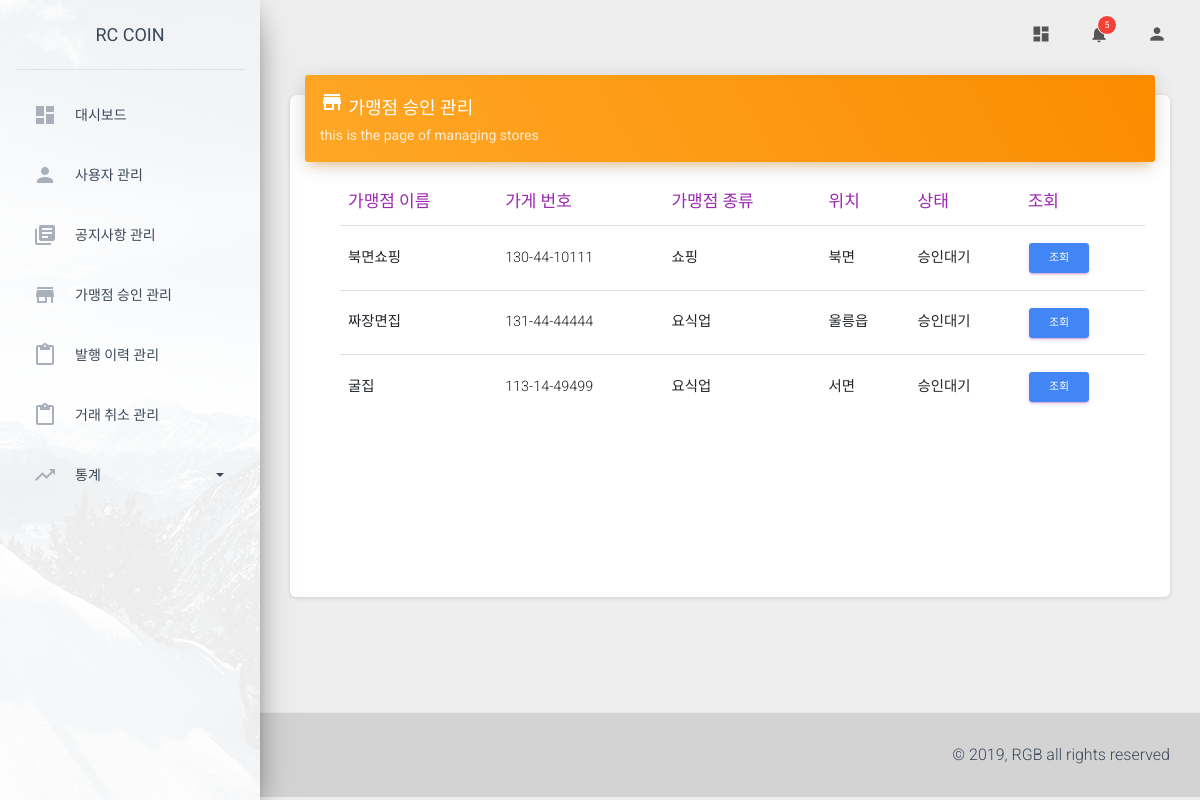
Page /operate/approval/ (signed in) on the earlier database version.
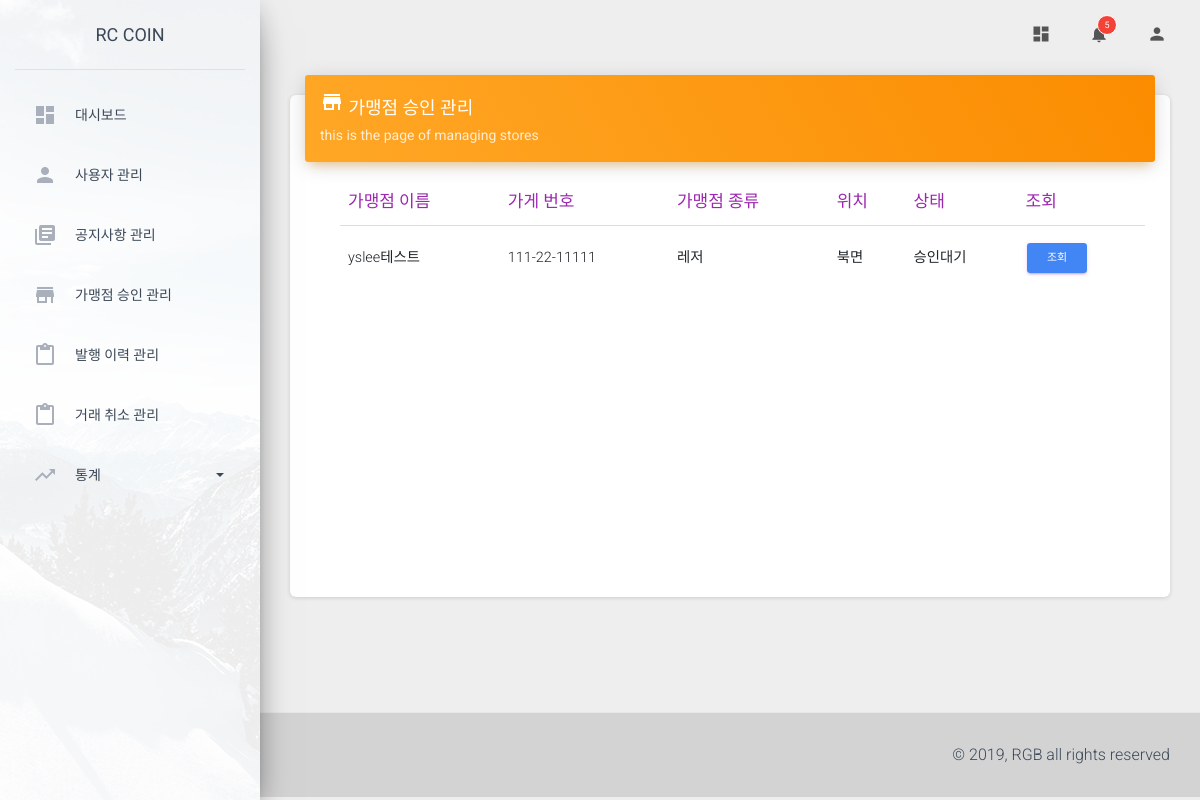
Same page on the later database version.
### store/models.py (models this page shows, shortened)
class Photo(models.Model):
    store = models.ForeignKey('Store', on_delete=models.CASCADE)
    image = ThumbnailImageField(upload_to=upload_path_handler, null=True)
    upload_date = models.DateTimeField(auto_now_add=True)
    class Meta:
        ordering = ['store']

@python_2_unicode_compatible
class Store(models.Model):
    name = models.CharField(max_length=100, null=True)
    corporate_number = models.CharField(max_length=12, null=True)
    representative = models.ForeignKey(User, null=True, on_delete=models.CASCADE)
    category = models.ForeignKey(Category, null=True, on_delete=models.CASCADE)
    location = models.ForeignKey(Location, null=True, on_delete=models.CASCADE)
    address = models.CharField(max_length=100, null=True, default='-')
    phone_number = models.CharField(max_length=15, null=True, default='-')
    url = models.CharField(max_length=100, null=True, default='-')
    opening_hour = models.CharField(max_length=2, null=True)
    opening_minute = models.CharField(max_length=2, null=True)
    closing_hour = models.CharField(max_length=2, null=True)
    closing_minute = models.CharField(max_length=2, null=True)
    description = models.TextField(blank=True)
    registered_date = models.DateTimeField(auto_now_add=True, null=True)
    modified_date = models.DateTimeField(auto_now=True)
    status = models.CharField(max_length=1, null=True)

class Category(models.Model):
    domain = models.CharField(max_length=20)
    def __str__(self):
        return self.domain

class Location(models.Model):
    loc = models.CharField(max_length=20)
    def __str__(self):
        return self.loc

### operate/views.py (the view, shortened to what this page needs)
    def wrapper(*args, **kwargs):
        request = args[0]
        request_url = request.resolver_match.url_name
        key = 'admin_name'
        context = {}
        if key in request.session:
            if bool(request.session['admin_name'] == 'admin_server') & bool(request_url != 'network') & bool(request_url != 'dashboard'):
                return redirect('operate:dashboard')
            elif bool(request.session['admin_name'] == 'admin') & bool(request_url == 'network') & bool(request_url != 'dashboard'):
                return redirect('operate:dashboard')
            else:
                return fn(request)
        else:
            context['main'] = 'main'
            return render(request, 'operate/manage_main.html', {'main': 'main'})

### operate/views.py (called while the page is built, shortened)
def login_required(fn):
    def wrapper(*args, **kwargs):
        request = args[0]
        request_url = request.resolver_match.url_name
        key = 'admin_name'
        context = {}
        if key in request.session:
            if bool(request.session['admin_name'] == 'admin_server') & bool(request_url != 'network') & bool(request_url != 'dashboard'):
                return redirect('operate:dashboard')
            elif bool(request.session['admin_name'] == 'admin') & bool(request_url == 'network') & bool(request_url != 'dashboard'):
                return redirect('operate:dashboard')
            else:
                return fn(request)
        else:
            context['main'] = 'main'
            return render(request, 'operate/manage_main.html', {'main': 'main'})
    return wrapper

@login_required
def manage_store_approval(request):
    context = {}
    context['photos'] = Photo.objects.filter(store__status='w')
    return render(request, 'operate/manage_approval.html', (context))

### store/fields.py (called while the page is built)
def _add_thumb(s):
    parts = s.split(".")
    parts.insert(-1, "thumb")
    if parts[-1].lower() not in ['jpeg','jpg']:
        parts[-1]='jpg'
    return ".".join(parts)

### operate/templates/operate/manage_approval.html (shortened to what this page needs)
{% extends './base.html' %}
{% block content %}
  <div class="content" style="margin-top: 35px;">
    <div class="container-fluid">
      <div class="row">
        <div class="col-md-12">
          <div class="card">
            <div class="card-header card-header-warning">
              <h4 class="card-title "><i class="material-icons">store</i>&nbsp;<strong>가맹점 승인 관리</strong></h4>
              <p class="card-category">this is the page of managing stores</p>
            </div>
            <div class="card-body scrollbar scrollbar-primary">
              <div class="table-responsive">
                <table class="table">
                  <thead class=" text-primary">
                    <th>가맹점 이름</th>
                    <th>가게 번호</th>
                    <th>가맹점 종류</th>
                    <th>위치</th>
                    <th>상태</th>
                    <th>조회</th>
                  </thead>
                  <tbody>
                        {% if photos %}
                        {% for photo in photos %}
                        <tr class="tag" id="{{ photo.store.id }}">
                          <td>{{ photo.store.name }}</td>
                          <td>{{ photo.store.corporate_number }}</td>
                          <td>
                           {{ photo.store.category }}
                          </td>
                          <td>{{ photo.store.location }}</td>
                          <td>승인대기</td>
                          <td class="status-button">
                              <a href="#layer2" class="btn-example" val="{{ photo.store.id }}">
                                <button type="button" class="btn btn-primary btn-sm ">조회</button>
                              </a>
                          </td>
                        </tr>
                      {% endfor %}
                      {% else %}
                      <tr>
                          <td colspan="6" align = 'center'>대기중인 가맹점 없음 </td>
                      </tr>
                      {% endif %}
                  </tbody>
                </table>
              </div>
            </div>
          </div>
        </div>
      </div>
    </div>
  </div>
{% endblock content %}

Differences in the rows shown:
no longer on this page (row unchanged): Photo: store.name "북면쇼핑", store.corporate_number "130-44-10111", store.category "쇼핑", store.location "북면"
no longer on this page (row unchanged): Photo: store.name "짜장면집", store.corporate_number "131-44-44444", store.category "요식업", store.location "울릉읍"
no longer on this page (row unchanged): Photo: store.name "굴집", store.corporate_number "113-14-49499", store.category "요식업", store.location "서면"
added Photo: store.name "yslee테스트", store.corporate_number "111-22-11111", store.category "레저", store.location "북면"
